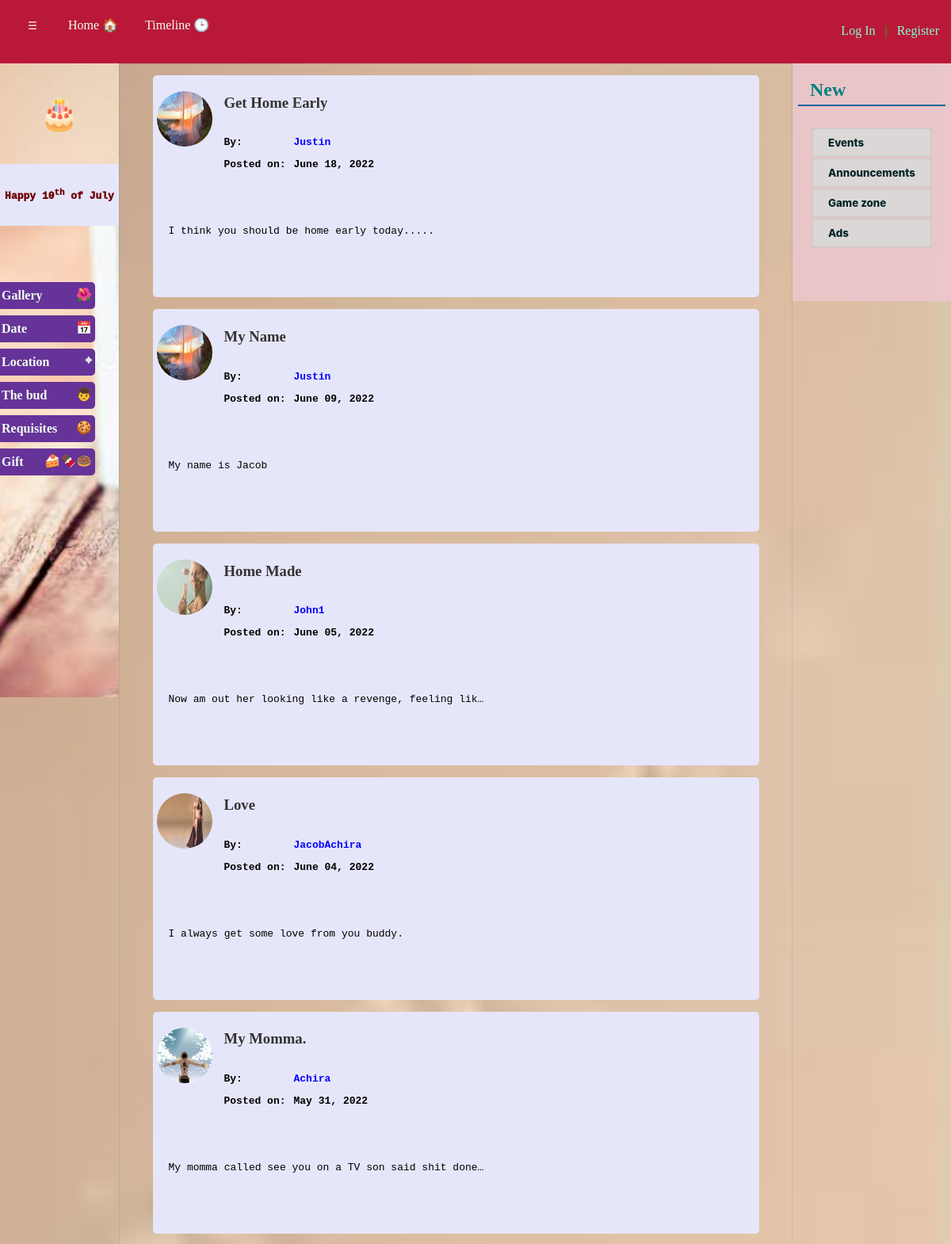
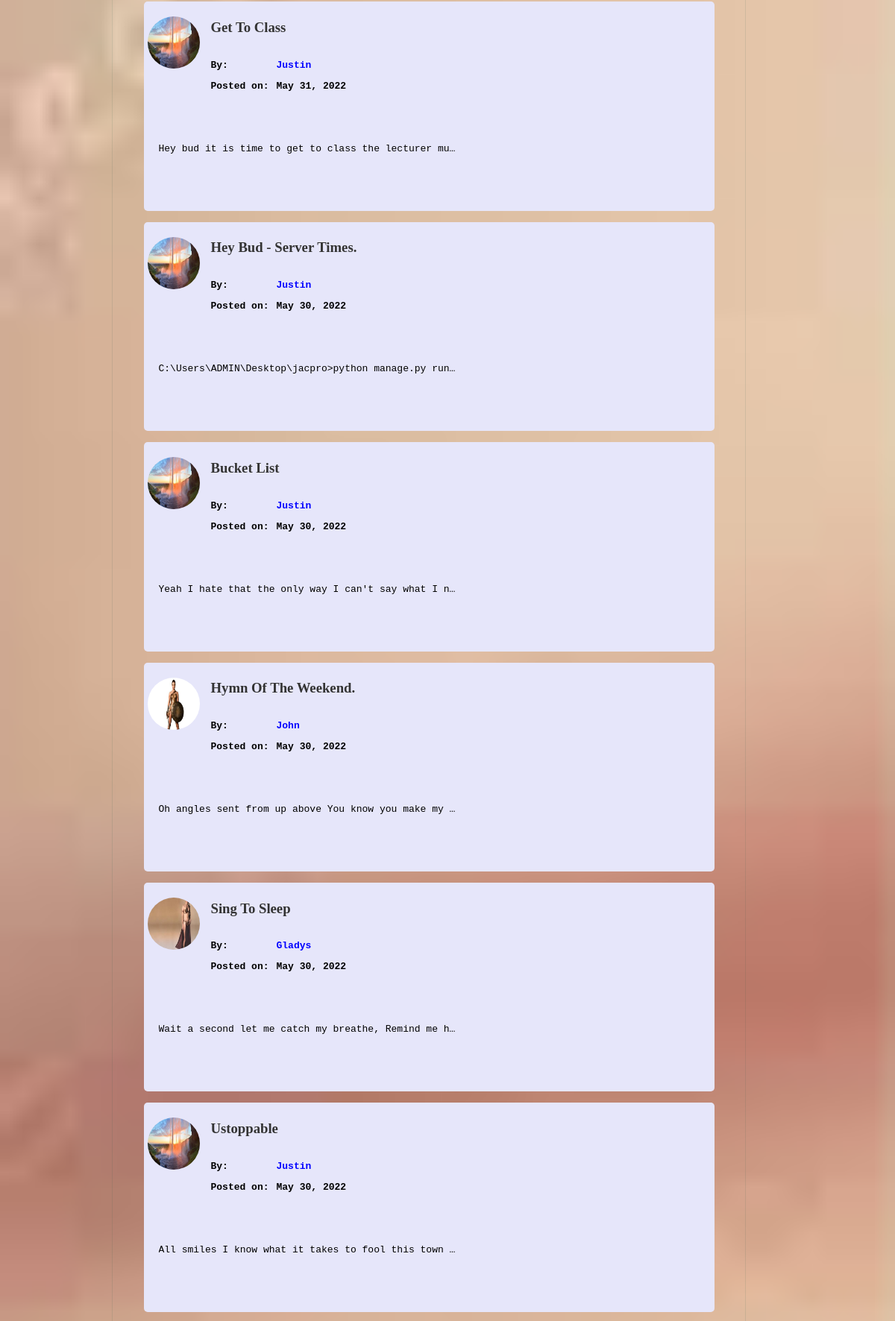
The page /about/ (upper part) on the database its author committed (2 pictures, top to bottom).
### blog/models.py (models this page shows, shortened)
class Post(models.Model):
	title = models.CharField(max_length = 100)
	content = models.TextField()
	date_posted = models.DateTimeField(default=timezone.now)
	author = models.ForeignKey(User, on_delete=models.CASCADE)

### users/models.py (models this page shows, shortened)
class Profile(models.Model):
	user = models.OneToOneField(User, on_delete=models.CASCADE)
	image = models.ImageField(default='default.jpg', upload_to='profile_pics')

### blog/views.py (the view)
# urls.py: path('about/', PostTitleListView.as_view(), name='blog-about'),
class PostTitleListView(ListView):
	model = Post
	template_name = 'blog/about.html'
	context_object_name = 'posts'
	ordering = ['-date_posted']

### blog/templates/blog/about.html
{% extends "blog/base.html" %}
{% load static %}
{% block content %}
{% for post in posts %}
	  	<div class="pos_cont">
		   <div class="cont">
		   		<div class="image">
		   			<img src="{{ post.author.profile.image.url }}" class="imaged">
		   		</div>
		   		<div>
		   			<h3 >
						<a href="{% url 'post-detail' post.id %}" class="pos_title">
		   					{{ post.title }}
		   				</a>
					</h3>
		  			<div class="cont">
		  				<div class="pre_author author">
		  					<p>By:</p>
		  					<p>Posted on:</p>
		  				</div>
		  				<div class="author">
							<a href="{% url 'user-posts' post.author.username %}" style="color: blue;">
								<p>
									{{ post.author }}
								</p>
							</a>
		  					<p>{{ post.date_posted|date:"F d, Y" }}</p>
		  				</div>
		  			</div>
		   		</div>
		   </div>
		  	<div style="padding: 15px; width: 100%; text-align: justify;">
		  		<pre >
		  			<p style="text-overflow: ellipsis; overflow: hidden; white-space: nowrap; width: 400px;">
						  {{ post.content }}
					</p>
		  		</pre>
		  	</div>
		</div>
	  {% endfor %}
	  <br><br>
{% endblock content %}

### blog/static/blog/main.css (style rules this page uses)
* { box-sizing: border-box; transition-duration: .4s; }
body { margin: 0; padding: 0; display: flex; flex-direction: column; min-height: 100vh; text-align: justify; background-color: rgb(199, 241, 199); }
a { text-decoration: none; }
.image { width: 70px; height: 70px; border-radius: 50%; overflow: hidden; margin-top: 15px; }
.image > img { height: 100%; }
img { width: 100%; height: auto; }
.cont { display: flex; flex-direction: row; }
h3 { color: brown; margin-left: 15px; }
.author { padding-left: 10px; font-family: monospace; font-weight: 600; }
.pos_cont { padding: 5px; border-radius: 5px; width: 90%; margin: 0 auto; margin-top: 15px; background-color: lavender; }
.pos_title { color: #333; text-transform: capitalize; }
.pre_author { padding-left: 15px; }

### blog/static/blog/main_sub10.css (style rules this page uses)
* { box-sizing: border-box; transition-duration: .4s; }

### rows shown on the page
Post: author.profile.image (picture), title "Get Home Early", author "Justin", date_posted "June 18, 2022", content "I think you should be home early today....."
Post: author.profile.image (picture), title "My Name", author "Justin", date_posted "June 09, 2022", content "My name is Jacob"
Post: author.profile.image (picture), title "Home Made", author "John1", date_posted "June 05, 2022", content "Now am out her looking like a revenge, fee…"
Post: author.profile.image (picture), title "Love", author "JacobAchira", date_posted "June 04, 2022", content "I always get some love from you buddy."
Post: author.profile.image (picture), title "My Momma.", author "Achira", date_posted "May 31, 2022", content "My momma called see you on a TV son said s…"
Post: author.profile.image (picture), title "Get To Class", author "Justin", date_posted "May 31, 2022", content "Hey bud it is time to get to class the lec…"
Post: author.profile.image (picture), title "Hey Bud - Server Times.", author "Justin", date_posted "May 30, 2022", content "C:\\Users\\ADMIN\\Desktop\\jacpro>python manag…"
Post: author.profile.image (picture), title "Bucket List", author "Justin", date_posted "May 30, 2022", content "Yeah I hate that the only way I can't say…"
Post: author.profile.image (picture), title "Hymn Of The Weekend.", author "John", date_posted "May 30, 2022", content "Oh angles sent from up above You know you…"
Post: author.profile.image (picture), title "Sing To Sleep", author "Gladys", date_posted "May 30, 2022", content "Wait a second let me catch my breathe, Rem…"
Post: author.profile.image (picture), title "Ustoppable", author "Justin", date_posted "May 30, 2022", content "All smiles I know what it takes to fool th…"
